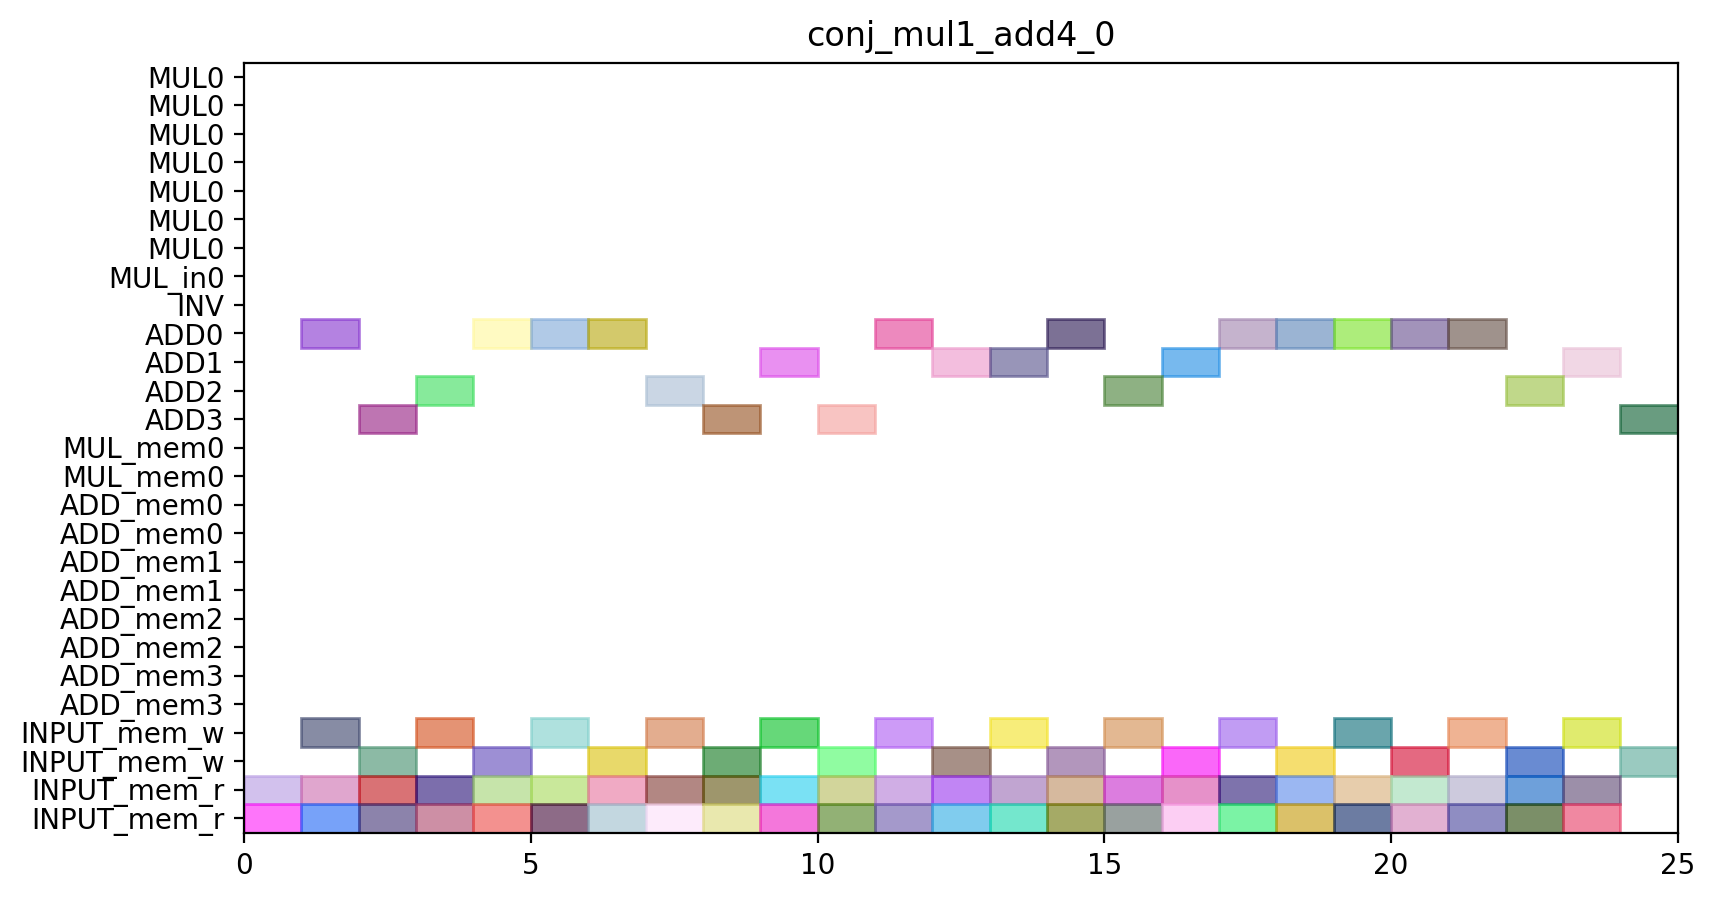

The script that drew this image:
from pyschedule import Scenario, solvers, plotters, alt

def solve_conj_mul1_add4_0(ConstStep, ExpStep):
	horizon = 90
	S=Scenario("conj_mul1_add4_0",horizon = horizon)

	# resource
	MUL = S.Resources('MUL', num=1, size=7)
	MUL_in = S.Resources('MUL_in', num=1)
	INV = S.Resource('INV')
	ADD = S.Resources('ADD', num=4, periods=range(1, horizon))
	MUL_mem = S.Resources('MUL_mem', num=1, size=2)
	ADD_mem = S.Resources('ADD_mem', num=4, size=2)
	INPUT_mem_w = S.Resource('INPUT_mem_w', size=2)
	INPUT_mem_r = S.Resource('INPUT_mem_r', size=2)

	# result of previous scheduling

	# new tasks
	C0000 = S.Task('C0000', length=1, delay_cost=1)
	C0000 += alt(ADD)

	C0000_mem0 = S.Task('C0000_mem0', length=1, delay_cost=1)
	C0000_mem0 += INPUT_mem_r
	S += C0000_mem0<=C0000

	C0000_mem1 = S.Task('C0000_mem1', length=1, delay_cost=1)
	C0000_mem1 += INPUT_mem_r
	S += C0000_mem1<=C0000

	C0000_w = S.Task('C0000_w', length=1, delay_cost=1)
	C0000_w += alt(INPUT_mem_w)
	S += C0000-1 <= C0000_w

	C0001 = S.Task('C0001', length=1, delay_cost=1)
	C0001 += alt(ADD)

	C0001_mem0 = S.Task('C0001_mem0', length=1, delay_cost=1)
	C0001_mem0 += INPUT_mem_r
	S += C0001_mem0<=C0001

	C0001_mem1 = S.Task('C0001_mem1', length=1, delay_cost=1)
	C0001_mem1 += INPUT_mem_r
	S += C0001_mem1<=C0001

	C0001_w = S.Task('C0001_w', length=1, delay_cost=1)
	C0001_w += alt(INPUT_mem_w)
	S += C0001-1 <= C0001_w

	C0010 = S.Task('C0010', length=1, delay_cost=1)
	C0010 += alt(ADD)

	C0010_mem0 = S.Task('C0010_mem0', length=1, delay_cost=1)
	C0010_mem0 += INPUT_mem_r
	S += C0010_mem0<=C0010

	C0010_mem1 = S.Task('C0010_mem1', length=1, delay_cost=1)
	C0010_mem1 += INPUT_mem_r
	S += C0010_mem1<=C0010

	C0010_w = S.Task('C0010_w', length=1, delay_cost=1)
	C0010_w += alt(INPUT_mem_w)
	S += C0010-1 <= C0010_w

	C0011 = S.Task('C0011', length=1, delay_cost=1)
	C0011 += alt(ADD)

	C0011_mem0 = S.Task('C0011_mem0', length=1, delay_cost=1)
	C0011_mem0 += INPUT_mem_r
	S += C0011_mem0<=C0011

	C0011_mem1 = S.Task('C0011_mem1', length=1, delay_cost=1)
	C0011_mem1 += INPUT_mem_r
	S += C0011_mem1<=C0011

	C0011_w = S.Task('C0011_w', length=1, delay_cost=1)
	C0011_w += alt(INPUT_mem_w)
	S += C0011-1 <= C0011_w

	C0100 = S.Task('C0100', length=1, delay_cost=1)
	C0100 += alt(ADD)

	C0100_mem0 = S.Task('C0100_mem0', length=1, delay_cost=1)
	C0100_mem0 += INPUT_mem_r
	S += C0100_mem0<=C0100

	C0100_mem1 = S.Task('C0100_mem1', length=1, delay_cost=1)
	C0100_mem1 += INPUT_mem_r
	S += C0100_mem1<=C0100

	C0100_w = S.Task('C0100_w', length=1, delay_cost=1)
	C0100_w += alt(INPUT_mem_w)
	S += C0100-1 <= C0100_w

	C0101 = S.Task('C0101', length=1, delay_cost=1)
	C0101 += alt(ADD)

	C0101_mem0 = S.Task('C0101_mem0', length=1, delay_cost=1)
	C0101_mem0 += INPUT_mem_r
	S += C0101_mem0<=C0101

	C0101_mem1 = S.Task('C0101_mem1', length=1, delay_cost=1)
	C0101_mem1 += INPUT_mem_r
	S += C0101_mem1<=C0101

	C0101_w = S.Task('C0101_w', length=1, delay_cost=1)
	C0101_w += alt(INPUT_mem_w)
	S += C0101-1 <= C0101_w

	C0110 = S.Task('C0110', length=1, delay_cost=1)
	C0110 += alt(ADD)

	C0110_mem0 = S.Task('C0110_mem0', length=1, delay_cost=1)
	C0110_mem0 += INPUT_mem_r
	S += C0110_mem0<=C0110

	C0110_mem1 = S.Task('C0110_mem1', length=1, delay_cost=1)
	C0110_mem1 += INPUT_mem_r
	S += C0110_mem1<=C0110

	C0110_w = S.Task('C0110_w', length=1, delay_cost=1)
	C0110_w += alt(INPUT_mem_w)
	S += C0110-1 <= C0110_w

	C0111 = S.Task('C0111', length=1, delay_cost=1)
	C0111 += alt(ADD)

	C0111_mem0 = S.Task('C0111_mem0', length=1, delay_cost=1)
	C0111_mem0 += INPUT_mem_r
	S += C0111_mem0<=C0111

	C0111_mem1 = S.Task('C0111_mem1', length=1, delay_cost=1)
	C0111_mem1 += INPUT_mem_r
	S += C0111_mem1<=C0111

	C0111_w = S.Task('C0111_w', length=1, delay_cost=1)
	C0111_w += alt(INPUT_mem_w)
	S += C0111-1 <= C0111_w

	C0200 = S.Task('C0200', length=1, delay_cost=1)
	C0200 += alt(ADD)

	C0200_mem0 = S.Task('C0200_mem0', length=1, delay_cost=1)
	C0200_mem0 += INPUT_mem_r
	S += C0200_mem0<=C0200

	C0200_mem1 = S.Task('C0200_mem1', length=1, delay_cost=1)
	C0200_mem1 += INPUT_mem_r
	S += C0200_mem1<=C0200

	C0200_w = S.Task('C0200_w', length=1, delay_cost=1)
	C0200_w += alt(INPUT_mem_w)
	S += C0200-1 <= C0200_w

	C0201 = S.Task('C0201', length=1, delay_cost=1)
	C0201 += alt(ADD)

	C0201_mem0 = S.Task('C0201_mem0', length=1, delay_cost=1)
	C0201_mem0 += INPUT_mem_r
	S += C0201_mem0<=C0201

	C0201_mem1 = S.Task('C0201_mem1', length=1, delay_cost=1)
	C0201_mem1 += INPUT_mem_r
	S += C0201_mem1<=C0201

	C0201_w = S.Task('C0201_w', length=1, delay_cost=1)
	C0201_w += alt(INPUT_mem_w)
	S += C0201-1 <= C0201_w

	C0210 = S.Task('C0210', length=1, delay_cost=1)
	C0210 += alt(ADD)

	C0210_mem0 = S.Task('C0210_mem0', length=1, delay_cost=1)
	C0210_mem0 += INPUT_mem_r
	S += C0210_mem0<=C0210

	C0210_mem1 = S.Task('C0210_mem1', length=1, delay_cost=1)
	C0210_mem1 += INPUT_mem_r
	S += C0210_mem1<=C0210

	C0210_w = S.Task('C0210_w', length=1, delay_cost=1)
	C0210_w += alt(INPUT_mem_w)
	S += C0210-1 <= C0210_w

	C0211 = S.Task('C0211', length=1, delay_cost=1)
	C0211 += alt(ADD)

	C0211_mem0 = S.Task('C0211_mem0', length=1, delay_cost=1)
	C0211_mem0 += INPUT_mem_r
	S += C0211_mem0<=C0211

	C0211_mem1 = S.Task('C0211_mem1', length=1, delay_cost=1)
	C0211_mem1 += INPUT_mem_r
	S += C0211_mem1<=C0211

	C0211_w = S.Task('C0211_w', length=1, delay_cost=1)
	C0211_w += alt(INPUT_mem_w)
	S += C0211-1 <= C0211_w

	C1000 = S.Task('C1000', length=1, delay_cost=1)
	C1000 += alt(ADD)

	C1000_mem0 = S.Task('C1000_mem0', length=1, delay_cost=1)
	C1000_mem0 += INPUT_mem_r
	S += C1000_mem0<=C1000

	C1000_mem1 = S.Task('C1000_mem1', length=1, delay_cost=1)
	C1000_mem1 += INPUT_mem_r
	S += C1000_mem1<=C1000

	C1000_w = S.Task('C1000_w', length=1, delay_cost=1)
	C1000_w += alt(INPUT_mem_w)
	S += C1000-1 <= C1000_w

	C1001 = S.Task('C1001', length=1, delay_cost=1)
	C1001 += alt(ADD)

	C1001_mem0 = S.Task('C1001_mem0', length=1, delay_cost=1)
	C1001_mem0 += INPUT_mem_r
	S += C1001_mem0<=C1001

	C1001_mem1 = S.Task('C1001_mem1', length=1, delay_cost=1)
	C1001_mem1 += INPUT_mem_r
	S += C1001_mem1<=C1001

	C1001_w = S.Task('C1001_w', length=1, delay_cost=1)
	C1001_w += alt(INPUT_mem_w)
	S += C1001-1 <= C1001_w

	C1010 = S.Task('C1010', length=1, delay_cost=1)
	C1010 += alt(ADD)

	C1010_mem0 = S.Task('C1010_mem0', length=1, delay_cost=1)
	C1010_mem0 += INPUT_mem_r
	S += C1010_mem0<=C1010

	C1010_mem1 = S.Task('C1010_mem1', length=1, delay_cost=1)
	C1010_mem1 += INPUT_mem_r
	S += C1010_mem1<=C1010

	C1010_w = S.Task('C1010_w', length=1, delay_cost=1)
	C1010_w += alt(INPUT_mem_w)
	S += C1010-1 <= C1010_w

	C1011 = S.Task('C1011', length=1, delay_cost=1)
	C1011 += alt(ADD)

	C1011_mem0 = S.Task('C1011_mem0', length=1, delay_cost=1)
	C1011_mem0 += INPUT_mem_r
	S += C1011_mem0<=C1011

	C1011_mem1 = S.Task('C1011_mem1', length=1, delay_cost=1)
	C1011_mem1 += INPUT_mem_r
	S += C1011_mem1<=C1011

	C1011_w = S.Task('C1011_w', length=1, delay_cost=1)
	C1011_w += alt(INPUT_mem_w)
	S += C1011-1 <= C1011_w

	C1100 = S.Task('C1100', length=1, delay_cost=1)
	C1100 += alt(ADD)

	C1100_mem0 = S.Task('C1100_mem0', length=1, delay_cost=1)
	C1100_mem0 += INPUT_mem_r
	S += C1100_mem0<=C1100

	C1100_mem1 = S.Task('C1100_mem1', length=1, delay_cost=1)
	C1100_mem1 += INPUT_mem_r
	S += C1100_mem1<=C1100

	C1100_w = S.Task('C1100_w', length=1, delay_cost=1)
	C1100_w += alt(INPUT_mem_w)
	S += C1100-1 <= C1100_w

	C1101 = S.Task('C1101', length=1, delay_cost=1)
	C1101 += alt(ADD)

	C1101_mem0 = S.Task('C1101_mem0', length=1, delay_cost=1)
	C1101_mem0 += INPUT_mem_r
	S += C1101_mem0<=C1101

	C1101_mem1 = S.Task('C1101_mem1', length=1, delay_cost=1)
	C1101_mem1 += INPUT_mem_r
	S += C1101_mem1<=C1101

	C1101_w = S.Task('C1101_w', length=1, delay_cost=1)
	C1101_w += alt(INPUT_mem_w)
	S += C1101-1 <= C1101_w

	C1110 = S.Task('C1110', length=1, delay_cost=1)
	C1110 += alt(ADD)

	C1110_mem0 = S.Task('C1110_mem0', length=1, delay_cost=1)
	C1110_mem0 += INPUT_mem_r
	S += C1110_mem0<=C1110

	C1110_mem1 = S.Task('C1110_mem1', length=1, delay_cost=1)
	C1110_mem1 += INPUT_mem_r
	S += C1110_mem1<=C1110

	C1110_w = S.Task('C1110_w', length=1, delay_cost=1)
	C1110_w += alt(INPUT_mem_w)
	S += C1110-1 <= C1110_w

	C1111 = S.Task('C1111', length=1, delay_cost=1)
	C1111 += alt(ADD)

	C1111_mem0 = S.Task('C1111_mem0', length=1, delay_cost=1)
	C1111_mem0 += INPUT_mem_r
	S += C1111_mem0<=C1111

	C1111_mem1 = S.Task('C1111_mem1', length=1, delay_cost=1)
	C1111_mem1 += INPUT_mem_r
	S += C1111_mem1<=C1111

	C1111_w = S.Task('C1111_w', length=1, delay_cost=1)
	C1111_w += alt(INPUT_mem_w)
	S += C1111-1 <= C1111_w

	C1200 = S.Task('C1200', length=1, delay_cost=1)
	C1200 += alt(ADD)

	C1200_mem0 = S.Task('C1200_mem0', length=1, delay_cost=1)
	C1200_mem0 += INPUT_mem_r
	S += C1200_mem0<=C1200

	C1200_mem1 = S.Task('C1200_mem1', length=1, delay_cost=1)
	C1200_mem1 += INPUT_mem_r
	S += C1200_mem1<=C1200

	C1200_w = S.Task('C1200_w', length=1, delay_cost=1)
	C1200_w += alt(INPUT_mem_w)
	S += C1200-1 <= C1200_w

	C1201 = S.Task('C1201', length=1, delay_cost=1)
	C1201 += alt(ADD)

	C1201_mem0 = S.Task('C1201_mem0', length=1, delay_cost=1)
	C1201_mem0 += INPUT_mem_r
	S += C1201_mem0<=C1201

	C1201_mem1 = S.Task('C1201_mem1', length=1, delay_cost=1)
	C1201_mem1 += INPUT_mem_r
	S += C1201_mem1<=C1201

	C1201_w = S.Task('C1201_w', length=1, delay_cost=1)
	C1201_w += alt(INPUT_mem_w)
	S += C1201-1 <= C1201_w

	C1210 = S.Task('C1210', length=1, delay_cost=1)
	C1210 += alt(ADD)

	C1210_mem0 = S.Task('C1210_mem0', length=1, delay_cost=1)
	C1210_mem0 += INPUT_mem_r
	S += C1210_mem0<=C1210

	C1210_mem1 = S.Task('C1210_mem1', length=1, delay_cost=1)
	C1210_mem1 += INPUT_mem_r
	S += C1210_mem1<=C1210

	C1210_w = S.Task('C1210_w', length=1, delay_cost=1)
	C1210_w += alt(INPUT_mem_w)
	S += C1210-1 <= C1210_w

	C1211 = S.Task('C1211', length=1, delay_cost=1)
	C1211 += alt(ADD)

	C1211_mem0 = S.Task('C1211_mem0', length=1, delay_cost=1)
	C1211_mem0 += INPUT_mem_r
	S += C1211_mem0<=C1211

	C1211_mem1 = S.Task('C1211_mem1', length=1, delay_cost=1)
	C1211_mem1 += INPUT_mem_r
	S += C1211_mem1<=C1211

	C1211_w = S.Task('C1211_w', length=1, delay_cost=1)
	C1211_w += alt(INPUT_mem_w)
	S += C1211-1 <= C1211_w

	solvers.mip.solve(S,msg=1,kind='CPLEX', time_limit=3600)

	solution = [['hoge']*len(S.solution()[1]) for i in range(len(S.solution()))]
	for i in range(len(S.solution())):
		for j in range(len(S.solution()[i])):
			solution[i][j]=str(S.solution()[i][j])
	print(solution)

	cycles = int(solution[-1][3])

	pic_file_name = "conj_mul1_add4/conj_mul1_add4_0.png"
	if(S.solution() != []):
		plotters.matplotlib.plot(S,img_filename=pic_file_name, vertical_text=True, fig_size=(cycles*0.25+3, 5), show_task_labels=False)

	return solution

if __name__ == "__main__":
	solution = solve_conj_mul1_add4_0(0, 0)
